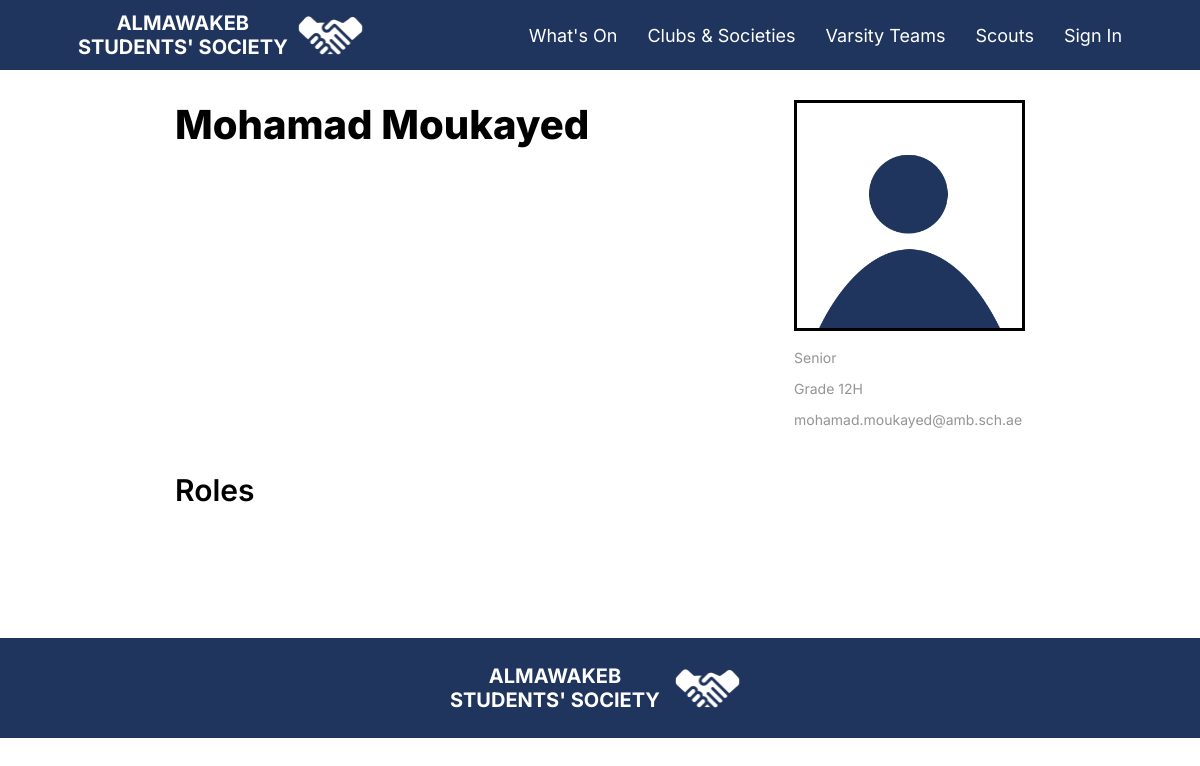
The app's page /Student/Detail/2/, older data.
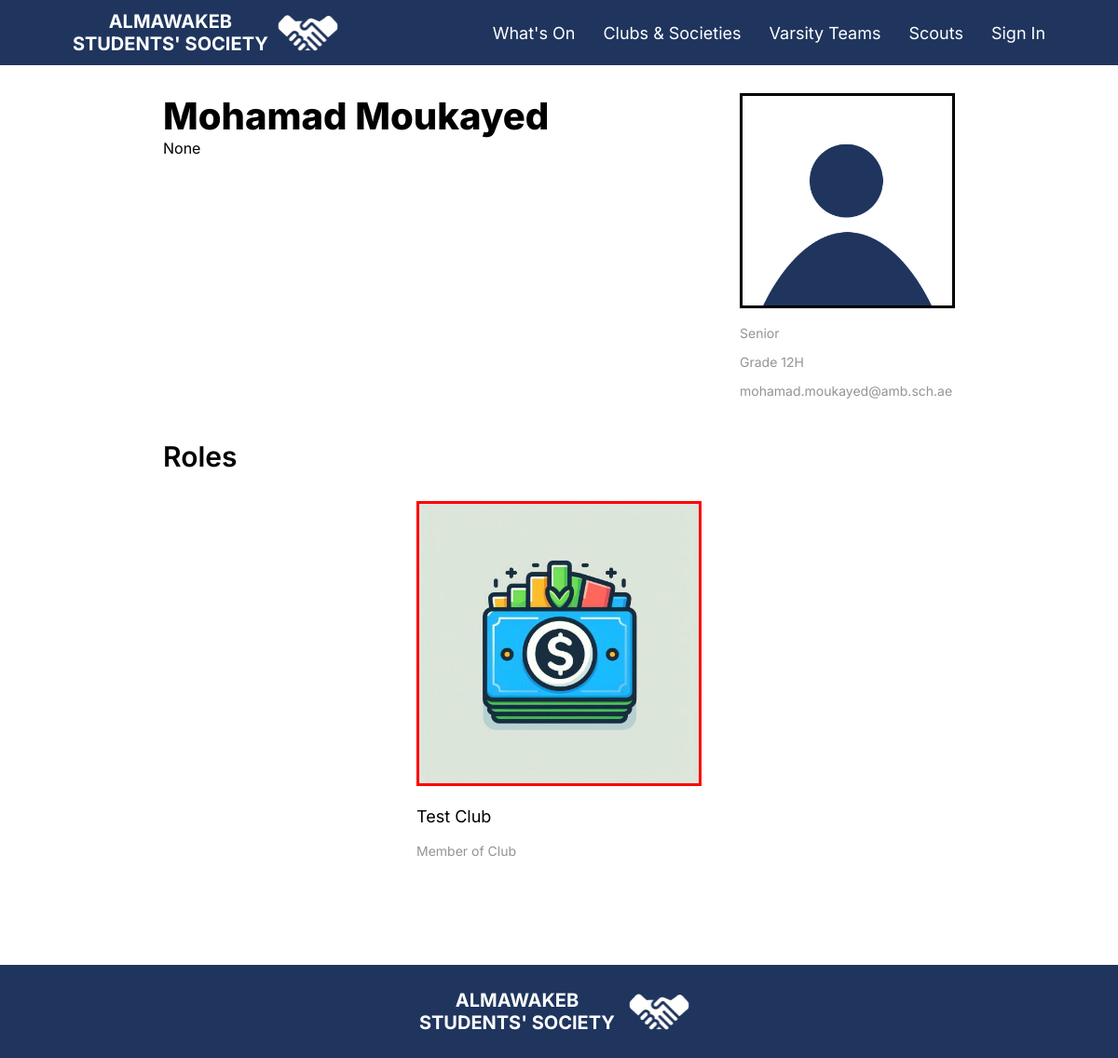
The same page, newer data.
### mainapp/models.py (models this page shows, shortened)
class User(AbstractBaseUser, PermissionsMixin):
    name = models.CharField(max_length=255)
    email = models.EmailField(verbose_name="email", max_length=60, unique=True)
    is_admin = models.BooleanField(default=False)
    is_staff = models.BooleanField(default=False)
    is_active = models.BooleanField(default=True)
    associated_student = models.ForeignKey("Student",null=True, blank=True, on_delete=models.CASCADE)
    associated_faculty = models.ForeignKey("Faculty",null=True, blank=True, on_delete=models.CASCADE)
    associated_clubs = models.ManyToManyField("Club", blank=True,related_name="associated_clubs")
    associated_varsities = models.ManyToManyField("Varsity", blank=True,related_name="associated_varsity")
    objects = UserManager()
    USERNAME_FIELD = 'email'
    REQUIRED_FIELDS = ['name']

class Student(models.Model):
    student_db_id = models.CharField(max_length=20, primary_key=True,help_text="Student ID")
    YEAR_CHOICES = [
        ('FR', 'Freshman'),
        ('SO', 'Sophomore'),
        ('JR', 'Junior'),
        ('SR', 'Senior'),
    ]
    SECTION_CHOICES = [
        ('A', 'A'),
        ('B', 'B'),
        ('C', 'C'),
        ('D', 'D'),
        ('E', 'E'),
        ('F', 'F'),
        ('G', 'G'),
        ('H', 'H'),
        ('I', 'I'),
        ('J', 'J'),
    ]
    year_level = models.IntegerField(blank=True, null=True)
    section = models.CharField(max_length=1, choices=SECTION_CHOICES)
    profile_picture = models.ImageField(upload_to='profiles/', null=True, blank=True, default='default-pfp.png')
    about = models.TextField(blank=True,null=True)
    year_level_title = models.CharField(max_length=10, blank=True)
    gender = models.CharField(max_length=10,choices=[('male', 'Male'), ('female','Female')], default='male')

class Club(models.Model):
    name = models.CharField(max_length=255)
    heads = models.ManyToManyField(User, related_name='head_clubs', blank=True)
    leadership = models.ManyToManyField(User, related_name='leadership_roles', blank=True)
    members = models.ManyToManyField(User, related_name='membership_clubs', blank=True)
    advisors = models.ManyToManyField(User, related_name='advisor_clubs', blank=True)
    events = models.ManyToManyField('Event', related_name='events', blank=True)
    type = models.CharField(choices=[('male', "Boys Only"),('female','Girls Only'), ('mixed', 'Mixed Club')], default='mixed', max_length=6)
    about = models.TextField()
    logo = models.ImageField(upload_to='clubs_logos/')
    color = models.CharField(max_length=7)  # Hex color code
    links = models.ManyToManyField(Links, related_name='club_links', blank=True)

### mainapp/views.py (the view)
# urls.py: path("Student/Detail/<str:student_id>/", views.Student_Detail, name="student_detail"),
def Student_Detail(request, student_id):
    user = get_object_or_404(User, id=student_id)
    headclubs = []
    for club in Club.objects.all():
        if user in club.heads.all():
            headclubs.append(club)
    headleadership = []
    for club in Club.objects.all():
        if user in club.leadership.all():
            headleadership.append(club)
    clubs = []
    for club in Club.objects.all():
        if user in club.members.all():
            clubs.append(club)
    varsitiescaptain = []
    for varsity in Varsity.objects.all():
        if user in varsity.captains.all():
            varsitiescaptain.append(varsity)
    varsities = []
    for varsity in Varsity.objects.all():
        if user in varsity.members.all():
            varsities.append(varsity)
    return render(request, "student_detail.html", {'selecteduser': user, 'user': request.user, 'headclubs': headclubs, 'headleadership': headleadership, 'clubs': clubs, 'varsitiescaptain': varsitiescaptain, 'varsities':varsities})

### templates/student_detail.html (shortened to what this page needs)
{% extends 'Base.html' %}
{% load static %}
{% block content %}
<div>
    <div class="detailsSide">
            <div style="display: flex; justify-content: space-between; flex-direction: column; justify-content: flex-start;">
            <p class="pageTitle" style="margin: 0px;">{{ selecteduser.name }}</p>
                <div class="articleDescriptionText">
                    <div>{{ selecteduser.associated_student.about|safe }}</div>
                </div>
            </div>
            <div>
                <img src="{{ selecteduser.associated_student.profile_picture.url }}" style="border: black 3px solid;" alt="{{ selecteduser.name }} Logo" class="articleCover">
                <p class="aboutText sidebar">{{ selecteduser.associated_student.year_level_title }}</p>
                <p class="aboutText sidebar">Grade {{ selecteduser.associated_student.year_level }}{{ selecteduser.associated_student.section }}</p>
                <p class="aboutText sidebar">{{ selecteduser.email }}</p>
            </div>
        </div>
        <p class="subtitle">Roles</p>
        <div class="studentGrid">
            {% for club in clubs %}
            <div>
                <a href="{% url 'club_detail' club.id %}">
                    <img class="eventCover" style="border: {{ club.color }} 3px solid;" src="{{ club.logo.url }}" alt="Club Cover">
                    <p class="text">{{ club.name }}</p>
                    <p class="aboutText">Member of Club</p>
                </a>
            </div>
            {% endfor %}
        </div>
    </div>
</div>
{% endblock %}

Row changes from the older to the newer data that the page shows:
changed User "Mohamad Moukayed": associated_student.about (not shown) → "None"
now on this page (row edited): Club: logo (picture), name "Test Club"
